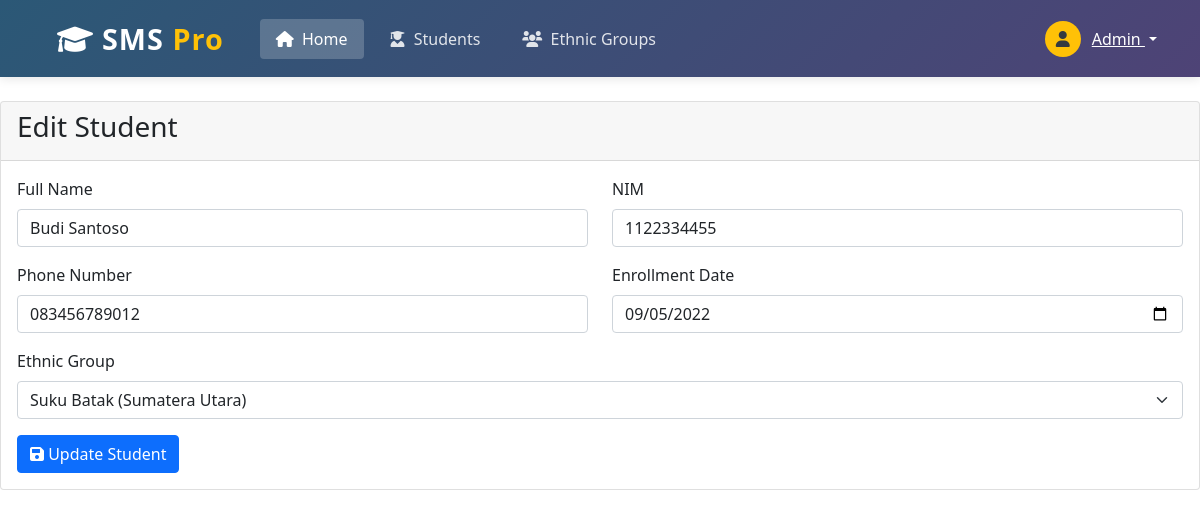
Page /tp_9/index.php?page=student&action=edit&id=3 on the committed database.
### tables this page shows
CREATE TABLE `student` (
  `id` int(11) NOT NULL,
  `nama` varchar(100) NOT NULL,
  `nim` varchar(20) NOT NULL,
  `no_telp` varchar(15) DEFAULT NULL,
  `tanggal_masuk` date DEFAULT NULL,
  `id_suku` int(11) DEFAULT NULL
);

CREATE TABLE `suku_asal` (
  `id_suku` int(11) NOT NULL,
  `nama_suku` varchar(100) NOT NULL,
  `asal_daerah` varchar(100) DEFAULT NULL
);

### tp_9/controller/StudentController.php (called while the page is built, shortened)
<?php
require_once 'model/Student.php';
require_once 'model/Suku.php';
class StudentController {
    public function edit() {
        $id = $_GET['id'];
        $student = Student::find($id);
        $sukuList = Suku::getAll();
        include 'view/student/edit.php';
    }
}

### tp_9/model/Student.php (called while the page is built, shortened)
<?php
class Student {
    public static function find($id) {
        $conn = Connection::getInstance();
        $stmt = $conn->prepare("SELECT * FROM student WHERE id = ?");
        $stmt->execute([$id]);
        return $stmt->fetch(PDO::FETCH_ASSOC);
    }
}

### tp_9/model/Suku.php (called while the page is built, shortened)
<?php
class Suku {
    public static function getAll() {
        $conn = Connection::getInstance();
        $stmt = $conn->query("SELECT * FROM suku_asal");
        return $stmt->fetchAll(PDO::FETCH_ASSOC);
    }
}

### tp_9/view/student/edit.php (the view, shortened to what this page needs)
<?php include $_SERVER['DOCUMENT_ROOT'] . '/tp_9/templates/header.php'; ?>
<div class="card">
    <div class="card-header">
        <h3>Edit Student</h3>
    </div>
    <div class="card-body">
    <form action="/tp_9/index.php?page=student&action=update" method="POST" novalidate>
    <div class="row">
        <div class="col-md-6 mb-3">
            <label class="form-label">Full Name</label>
            <input type="text" name="nama" class="form-control"
                value="<?= htmlspecialchars($student['nama']) ?>" required>
        </div>
        <div class="col-md-6 mb-3">
            <label class="form-label">NIM</label>
            <input type="text" name="nim" class="form-control"
                value="<?= htmlspecialchars($student['nim']) ?>" required>
        </div>
    </div>
    <div class="row">
        <div class="col-md-6 mb-3">
            <label class="form-label">Phone Number</label>
            <input type="tel" name="no_telp" class="form-control"
                value="<?= htmlspecialchars($student['no_telp']) ?>" required>
        </div>
        <div class="col-md-6 mb-3">
            <label class="form-label">Enrollment Date</label>
            <input type="date" name="tanggal_masuk" class="form-control"
                value="<?= htmlspecialchars(date('Y-m-d', strtotime($student['tanggal_masuk']))) ?>" required>
        </div>
    </div>
    <div class="mb-3">
        <label class="form-label">Ethnic Group</label>
        <select name="id_suku" class="form-select" required>
            <?php foreach ($sukuList as $suku): ?>
                <option value="<?= $suku['id_suku'] ?>"
                    <?= $suku['id_suku'] == $student['id_suku'] ? 'selected' : '' ?>>
                    <?= htmlspecialchars($suku['nama_suku']) ?>
                    (<?= htmlspecialchars($suku['asal_daerah']) ?>)
                </option>
            <?php endforeach; ?>
        </select>
    </div>
    <button type="submit" class="btn btn-primary">
        <i class="fas fa-save"></i> Update Student
    </button>
</form>
    </div>
</div>
<?php include $_SERVER['DOCUMENT_ROOT'] . '/tp_9/templates/footer.php'; ?>

### rows in the picture
student: nama "Budi Santoso", nim "1122334455", no_telp "083456789012", tanggal_masuk "09/05/2022", id_suku "Suku Batak (Sumatera Utara)"
